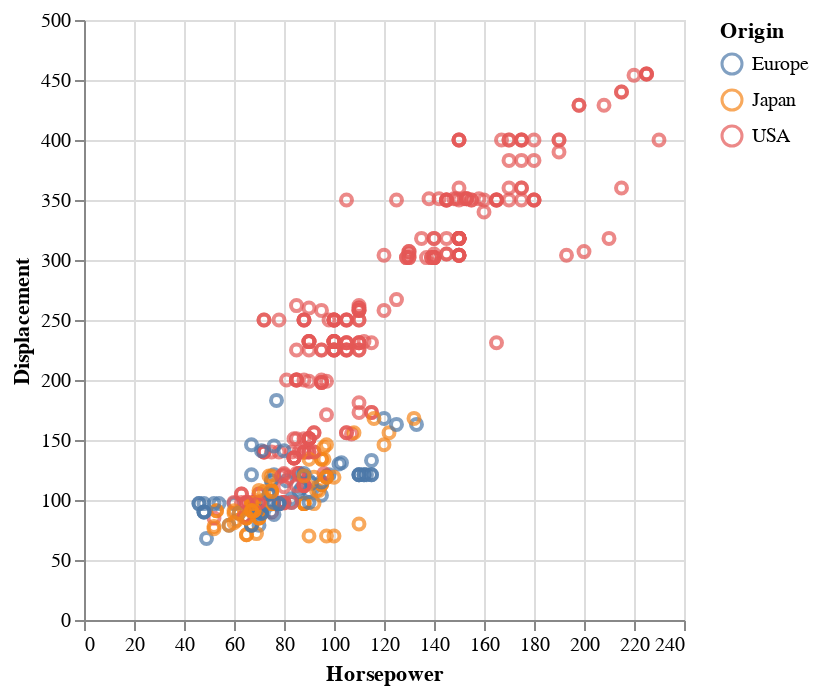

Notebook code for this chart:
### Code cell
alt.Chart(cars).mark_point().encode(
    x='Horsepower',
    y='Displacement',
    color='Origin',
)

### Figure 1 — Vega-Lite specification as saved in the notebook (floating-point values rounded to 4 significant figures; data arrays with more than 128 entries replaced by an {"elided": "..."} marker saying what was removed)
{"$schema": "https://vega.github.io/schema/vega-lite/v1.2.1.json", "data": {"values": {"elided": "406 records"}}, "encoding": {"color": {"field": "Origin", "type": "nominal"}, "x": {"field": "Horsepower", "type": "quantitative"}, "y": {"field": "Displacement", "type": "quantitative"}}, "mark": "point"}
